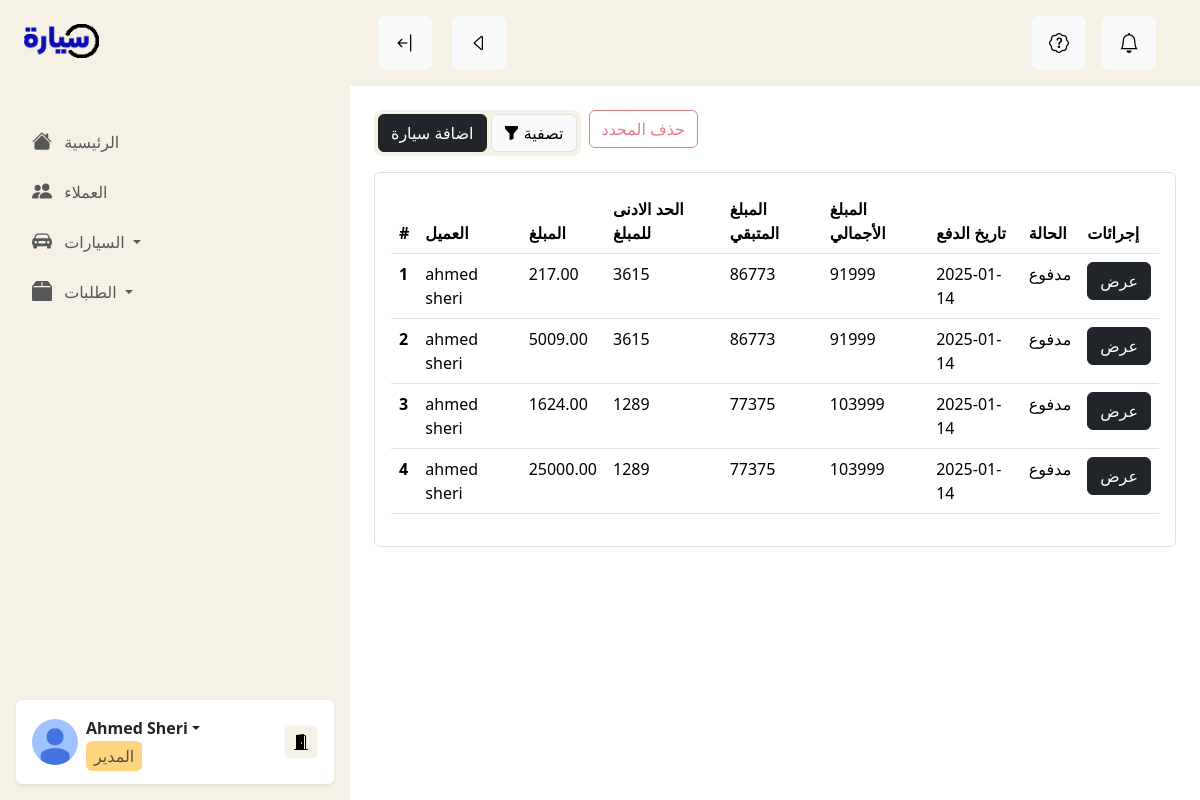
/en-us/dashboard/installment_payment_requests, run on the app's committed database.
### customer/models.py (models this page shows, shortened)
class InstallmentPayment(models.Model):
    installment_request = models.ForeignKey(InstallmentRequestModel, on_delete=models.CASCADE)  # الطلب
    payment_date = models.DateField(auto_now_add=True)  # تاريخ الدفع
    amount_paid = models.DecimalField(max_digits=10, decimal_places=2, verbose_name='المبلغ')  # المبلغ المدفوع
    status = models.CharField(
        max_length=20,
        choices=[('paid', 'مدفوع'), ('pending', 'قيد انتظار الطلب'), ('late', 'متأخر')],
        default='pending',
    )  # حالة الدفع

class InstallmentRequestModel(models.Model):
    customer_name = models.CharField(max_length=100, verbose_name="اسم العميل", null=True)
    customer_email = models.EmailField(verbose_name="البريد الإلكتروني", null=True)
    customer_phone = models.CharField(max_length=15, verbose_name="رقم الهاتف", null=True)
    car = models.ForeignKey(CarModel, on_delete=models.CASCADE)  # السيارة
    financing_plan = models.ForeignKey(FinancingPlanModel, on_delete=models.CASCADE)  # خطة التمويل
    created_at = models.DateTimeField(auto_now_add=True)  # تاريخ إنشاء الطلب
    status = models.CharField(
        max_length=20,
        choices=[('pending', 'قيد الانتظار'), ('approved', 'مقبول'), ('rejected', 'مرفوض')],
        default='pending',
    )  # حالة الطلب
    notes = models.TextField(null=True, blank=True, verbose_name="ملاحظات إضافية")
    def get_full_car_price(self):
        car_price = self.car.price
        interest_rate = car_price * Decimal(self.financing_plan.interest_rate / 100)
        full_car_price = interest_rate + car_price
        return full_car_price
    def get_payments(self):
        payments = InstallmentPayment.objects.filter(installment_request__id=self.id, status='paid')
        return payments
    def get_reminding_car_price(self):
        full_car_price = self.get_full_car_price()
        payments = self.get_payments()
        for payment in payments:
            full_car_price -= payment.amount_paid
        return full_car_price
    def get_end_date(self):
        start_date = self.created_at.date()
        end_date = start_date + relativedelta(years=self.financing_plan.years)
        return end_date
    def get_reminding_months(self):
        start_date = self.created_at.date()
        end_date = self.get_end_date()
        difference = relativedelta(end_date, start_date)
        months = difference.years * 12 + difference.months
        return months
    def calculate_down_payment(self):
        full_car_price = self.get_reminding_car_price()
        months = self.get_reminding_months()
        down_payment = full_car_price / months
        return int(down_payment) if down_payment > 0 else 0

class OrderModel(models.Model):
    customer = models.ForeignKey('auth.User', on_delete=models.CASCADE, related_name="car_orders", verbose_name="العميل", null=True)
    order_type = models.CharField(
        max_length=20,
        choices=OrderTypeChoices,
        verbose_name="نوع الطلب"
    )
    buy_car_order = models.OneToOneField(BuyCarOrderModel, on_delete=models.CASCADE, verbose_name="مودل طلب شراء السيارة", null=True)
    buy_vehicle_order = models.OneToOneField(BuyVehicleOrderModel, on_delete=models.CASCADE, verbose_name="مودل طلب شراء السيارة", null=True)
    car_rental_order = models.OneToOneField(RentalOrderModel, on_delete=models.CASCADE, verbose_name="مودل طلب ايجار السيارة", null=True)
    car_installment_order = models.OneToOneField(InstallmentRequestModel, on_delete=models.CASCADE, verbose_name="مودل طلب تقسيط السيارة", null=True)
    vehicle_rental_order = models.OneToOneField(VehicleRentalOrder, on_delete=models.CASCADE, verbose_name="مودل طلب نقل حمولة", null=True)
    order_id = models.CharField(max_length=50, default=RandomOrderIDGen, null=True)
    created_at = models.DateTimeField(auto_now_add=True, verbose_name="تاريخ الإنشاء")
    updated_at = models.DateTimeField(auto_now=True, verbose_name="تاريخ التعديل")

class CarModel(models.Model):
    title = models.CharField(max_length=80, verbose_name="العنوان", help_text="عنوان قصير للسيارة", null=True)
    provider = models.ForeignKey('auth.User', on_delete=models.CASCADE, help_text="صاحب السيارة", null=True)
    offered = models.CharField(
        max_length=20,
        choices=CAR_OFFERED_FOR,
        verbose_name="معروض",
        help_text="اختر نوع عرض السيارة من الخيارات المتاحة.",
        default='1'
    )
    brand = models.CharField(
        max_length=20,
        choices=BRANDS,
        verbose_name="الماركة",
        help_text="اختر ماركة السيارة من الخيارات المتاحة."
    )
    model = models.CharField(max_length=50, verbose_name="موديل السيارة", help_text="أدخل موديل السيارة بشكل دقيق.")
    year = models.PositiveIntegerField(verbose_name="سنة الصنع", help_text="أدخل سنة الصنع السيارة.", null=True)
    type = models.CharField(
        max_length=50,
        verbose_name="النوع",
        help_text="أدخل نوع السيارة (مثل: سيدان، هاتشباك، إلخ)."
    )
    category = models.CharField(
        max_length=20,
        choices=CATEGORIES,
        verbose_name="الفئة",
        help_text="اختر الفئة التي تنتمي إليها السيارة (مثل: رياضية، عائلية، إلخ)."
    )
    exterior_color = models.CharField(
        max_length=20,
        choices=EXTERIOR_COLORS,
        verbose_name="اللون الخارجي",
        help_text="اختر اللون الخارجي للسيارة."
    )
    interior_color = models.CharField(
        max_length=20,
        choices=INTERIOR_COLORS,
        verbose_name="اللون الداخلي",
        help_text="اختر اللون الداخلي للسيارة."
    )
    origin = models.CharField(
        max_length=50,
        verbose_name="الوارد",
        help_text="أدخل البلد الذي وردت منه السيارة."
    )
    fuel_type = models.CharField(
        max_length=20,
        choices=FUEL_TYPES,
        verbose_name="نوع الوقود",
        help_text="اختر نوع الوقود المستخدم في السيارة (بنزين، ديزل، إلخ)."
    )
    transmission_type = models.CharField(
        max_length=20,
        choices=TRANSMISSION_TYPES,
        verbose_name="نوع القير",
        help_text="اختر نوع القير (يدوي، أوتوماتيك، إلخ)."
    )
    cylinder_count = models.PositiveIntegerField(
        verbose_name="عدد السلندرات",
        help_text="أدخل عدد السلندرات في المحرك."
    )
    condition = models.CharField(
        max_length=10,
        choices=CONDITIONS,
        verbose_name="الحالة",
        help_text="اختر حالة السيارة (جديدة، مستعملة، إلخ)."
    )
    engine_capacity = models.DecimalField(
        max_digits=4,
        decimal_places=1,
        verbose_name="حجم المحرك",
        help_text="أدخل حجم المحرك باللتر (مثال: 2.0)."
    )
    drivetrain = models.CharField(
        max_length=20,
        choices=DRIVETRAINS,
        verbose_name="نوع الدفع",
        help_text="اختر نوع الدفع (دفع أمامي، دفع خلفي، دفع رباعي)."
    )
    keys_count = models.PositiveIntegerField(
        verbose_name="عدد مفاتيح السيارة",
        help_text="أدخل عدد المفاتيح المتاحة للسيارة."
    )
    seat_count = models.PositiveIntegerField(
        verbose_name="عدد المقاعد",
        help_text="أدخل عدد المقاعد في السيارة."
    )
    engine_type = models.CharField(
        max_length=20,
        choices=ENGINE_TYPES,
        verbose_name="نوع المحرك",
        help_text="اختر نوع المحرك (بنزين، كهربائي، هجين)."
    )
    fuel_tank_capacity = models.PositiveIntegerField(
        verbose_name="سعة خزان الوقود (لتر)",
        help_text="أدخل سعة خزان الوقود باللتر."
    )
    horsepower = models.PositiveIntegerField(
        verbose_name="القدرة بالحصان",
        help_text="أدخل قدرة المحرك بالحصان."
    )
    door_count = models.PositiveIntegerField(
        verbose_name="عدد الابواب",
        help_text="أدخل عدد الأبواب في السيارة."
    )
    icon = models.ImageField(
        upload_to='car_icons/',
        verbose_name="الصورة الرئيسية",
        blank=True, null=True,
        help_text="اختر صورة الرئيسية التي ستظهر للسيارة (اختياري)."
    )
    price = models.DecimalField(max_digits=10, decimal_places=3, help_text="سعر السيارة", verbose_name="السعر", null=True)
    car_id = models.CharField(max_length=50, default=RandomCarIDGen, null=True)

class FinancingPlanModel(models.Model):
    name = models.CharField(max_length=100)  # اسم الخطة
    years = models.PositiveIntegerField(verbose_name='عدد السنوات') #عدد السنوات التي يمكن تقصيتها
    interest_rate = models.FloatField()  # نسبة الفائدة
    max_duration_months = models.PositiveIntegerField()  # مدة السداد القصوى بالأشهر

### accounts/models.py (models this page shows)
class UserProfile(models.Model):
    user = models.OneToOneField(User, on_delete=models.CASCADE)
    phone_number = models.CharField(max_length=254)
    gender = models.CharField(max_length=254, choices=GenderFields)
    img_base64 = models.TextField(null=True)
    balance = models.DecimalField(max_digits=10, decimal_places=3, help_text="رصيدك الحالي", verbose_name="الرصيد", default=0)
    is_dealer = models.BooleanField(default=False, verbose_name="هل هو معرض؟")
    @property
    def get_full_name(self):
        return f'{self.user.first_name} {self.user.last_name}'

### dashboard/views.py (the view)
# urls.py: path("installment_payment_requests", views.installment_payment_requests, name="dashboard_installment_payment_requests"),
def installment_payment_requests(request):
    payments = InstallmentPayment.objects.filter()
    return render(request, 'dashboard/orders/installment_payment_requests.html', {'payments':payments})

### templates/dashboard/orders/installment_payment_requests.html (shortened to what this page needs)
{% extends "dashboard_base.html" %}
{% load panel_tags %}
{% load i18n %}
{% block content %}
<div class="container p-4 ">
    <div class="d-flex align-items-start mb-3">
        <div class="rounded-3 me-2 p-1 bg-body-tertiary d-flex ">
            <a href="{% url 'dashboard_index' %}" class="btn btn-dark me-1">{% trans "اضافة سيارة" %}</a>
            <a tabindex="0" class="btn btn-light border border-1" id="filter-popover-btn" role="button" data-bs-toggle="popover">
              <i class="bi bi-funnel-fill"></i>
              {% trans "تصفية" %}
            </a>
        </div>
        <button type="button" class="btn btn-outline-danger disabled me-2" onclick="submitSelected('delete')" id="deleteBtn">{% trans "حذف المحدد" %}</button>
      </div>
    <div class="border rounded p-3 mb-3">
        <table class="table">
            <thead>
                <tr>
                    <th>#</th>
                    <th>العميل</th>
                    <th>المبلغ</th>
                    <th>الحد الادنى للمبلغ</th>
                    <th>المبلغ المتبقي</th>
                    <th>المبلغ الأجمالي</th>
                    <th>تاريخ الدفع</th>
                    <th>الحالة</th>
                    <th>إجرائات</th>
                </tr>
            </thead>
            <tbody>
                {% for payment in payments %}
                <tr>
                    <th scope="row">{{ forloop.counter }}</th>
                    {% with payment.installment_request as installment_request%}
                    <td>{{ installment_request.ordermodel.customer.userprofile.get_full_name }}</td>
                    <td>{{ payment.amount_paid }}</td>
                    <td>{{ installment_request.calculate_down_payment }}</td>
                    <td>{{ installment_request.get_reminding_car_price|stringformat:'d' }}</td>
                    <td>{{ installment_request.get_full_car_price|stringformat:'d' }}</td>
                    {% endwith %}
                    <td>{{ payment.payment_date|date:'Y-m-d' }}</td>
                    <td>{{ payment.get_status_display }}</td>
                    <td>
                        <a class="btn btn-dark" href="{% url 'dashboard_edit_installment_payment_request' payment.id %}">عرض</a>
                    </td>
                </tr>
                {% empty %}
                <tr>
                    <td colspan="8" class="text-center">لا توجد سيارات متاحة حالياً.</td>
                </tr>
                {% endfor %}
            </tbody>
        </table>
    </div>
</div>
<div class="py-4"></div>
{% endblock content %}

### data on the page
InstallmentPayment: installment_request.ordermodel.customer.userprofile.get_full_name "ahmed sheri", amount_paid "217.00", installment_request.calculate_down_payment "3615", installment_request.get_reminding_car_price "86773", installment_request.get_full_car_price "91999", payment_date "2025-01-14", status "مدفوع"
InstallmentPayment: installment_request.ordermodel.customer.userprofile.get_full_name "ahmed sheri", amount_paid "5009.00", installment_request.calculate_down_payment "3615", installment_request.get_reminding_car_price "86773", installment_request.get_full_car_price "91999", payment_date "2025-01-14", status "مدفوع"
InstallmentPayment: installment_request.ordermodel.customer.userprofile.get_full_name "ahmed sheri", amount_paid "1624.00", installment_request.calculate_down_payment "1289", installment_request.get_reminding_car_price "77375", installment_request.get_full_car_price "103999", payment_date "2025-01-14", status "مدفوع"
InstallmentPayment: installment_request.ordermodel.customer.userprofile.get_full_name "ahmed sheri", amount_paid "25000.00", installment_request.calculate_down_payment "1289", installment_request.get_reminding_car_price "77375", installment_request.get_full_car_price "103999", payment_date "2025-01-14", status "مدفوع"
